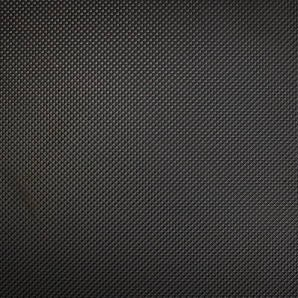
#> input picture assets/conveyor.jpg, 298 x 298 px; its folder holds only this picture in this run
$ python -i preprocessor.py   (imports and definitions only)
#> lines starting #> are read from the running program, lines starting #| are printed output that depends on the picture
import os
from PIL import Image
from random import uniform

INPUT_FOLDER = "objects"
OUTPUT_FOLDER = "processed_objects"
TARGET_SIZE = (224, 224)
BACKGROUND_COLOR = (128, 128, 128)
ROTATION_ANGLE = 90

# [1 line not run here, left out]

def preprocess_image(image_path, output_path, target_size=TARGET_SIZE, background_color=BACKGROUND_COLOR, apply_rotation=True):
    """Preprocess an image for ResNet-34 input:
       - Resize if needed
       - Otherwise, paste on a gray background
    """
#> called with image_path = 'assets/conveyor.jpg', output_path = 'out.png', target_size = (224, 224), background_color = (128, 128, 128), apply_rotation = True
    img = Image.open(image_path).convert("RGB")  # resnet needs rgb
#> img is the input picture: PIL image 298x298 RGB; mean R, G, B 56.3, 54.9, 53.5

    # apply some random rotation to the image before processing
    if apply_rotation:
        angle = uniform(-ROTATION_ANGLE, ROTATION_ANGLE)
        img = img.rotate(angle, resample=Image.BICUBIC, expand=True)
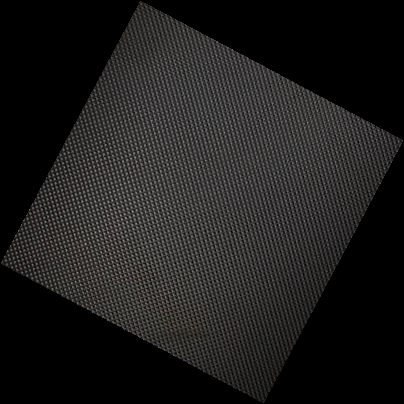
#> img: PIL image 404x404 RGB; mean R, G, B 30.4, 29.6, 28.9

    # resize normally if both dimensions are >= target size
    if img.size[0] >= target_size[0] and img.size[1] >= target_size[1]:
        img = img.resize(target_size, Image.LANCZOS)
#> img: PIL image 224x224 RGB
    else:
        # create a new gray background
        bg = Image.new("RGB", target_size, background_color)

        # resize while keeping aspect ratio
        img.thumbnail(target_size, Image.LANCZOS)

        # center the image
        x_offset = (target_size[0] - img.size[0]) // 2
        y_offset = (target_size[1] - img.size[1]) // 2
        bg.paste(img, (x_offset, y_offset))

        img = bg

    img.save(output_path)

# [1 line that did not run here, left out]

# [6 lines not run here, left out]

>>> result = preprocess_image('assets/conveyor.jpg', 'out.png')
